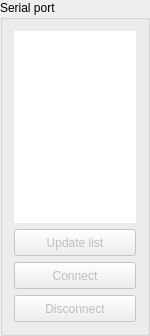
         <widget class="QGroupBox" name="serialPort">
          <property name="sizePolicy">
           <sizepolicy hsizetype="Maximum" vsizetype="Preferred">
            <horstretch>0</horstretch>
            <verstretch>0</verstretch>
           </sizepolicy>
          </property>
          <property name="minimumSize">
           <size>
            <width>100</width>
            <height>0</height>
           </size>
          </property>
          <property name="maximumSize">
           <size>
            <width>150</width>
            <height>16777215</height>
           </size>
          </property>
          <property name="title">
           <string>Serial port</string>
          </property>
          <layout class="QVBoxLayout" name="verticalLayout_2">
           <item>
            <widget class="QListWidget" name="portList">
             <property name="sizePolicy">
              <sizepolicy hsizetype="Minimum" vsizetype="Minimum">
               <horstretch>0</horstretch>
               <verstretch>0</verstretch>
              </sizepolicy>
             </property>
             <property name="minimumSize">
              <size>
               <width>82</width>
               <height>72</height>
              </size>
             </property>
             <property name="frameShape">
              <enum>QFrame::NoFrame</enum>
             </property>
             <property name="frameShadow">
              <enum>QFrame::Plain</enum>
             </property>
            </widget>
           </item>
           <item>
            <widget class="QPushButton" name="updateButton">
             <property name="enabled">
              <bool>false</bool>
             </property>
             <property name="minimumSize">
              <size>
               <width>80</width>
               <height>27</height>
              </size>
             </property>
             <property name="text">
              <string>Update list</string>
             </property>
            </widget>
           </item>
           <item>
            <widget class="QPushButton" name="connectButton">
             <property name="enabled">
              <bool>false</bool>
             </property>
             <property name="minimumSize">
              <size>
               <width>80</width>
               <height>27</height>
              </size>
             </property>
             <property name="text">
              <string>Connect</string>
             </property>
            </widget>
           </item>
           <item>
            <widget class="QPushButton" name="disconnectButton">
             <property name="enabled">
              <bool>false</bool>
             </property>
             <property name="minimumSize">
              <size>
               <width>80</width>
               <height>27</height>
              </size>
             </property>
             <property name="text">
              <string>Disconnect</string>
             </property>
            </widget>
           </item>
          </layout>
         </widget>
